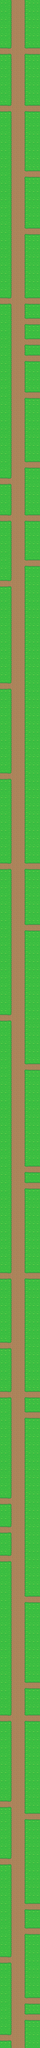

Tiled map render using the project's own tile images. Description and the map definition, with tile-layer contents summarised, below:
An orthogonal 10x500 tile map with 16x16 px tiles, 1 tile layer (Tile Layer 1).

<map version="1.0" tiledversion="1.0.2" orientation="orthogonal" renderorder="left-down" width="10" height="500" tilewidth="16" tileheight="16" nextobjectid="1">
 <tileset firstgid="1" source="../Tileset/Overworld.tsx" />
 <layer name="Tile Layer 1" width="10" height="500">
  <data>[5000 cells, 5000 non-empty, 11 distinct tile ids]</data>
 </layer>
</map>
